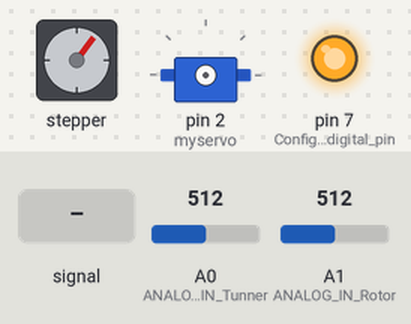
Bench run of a sketch on a simulated Arduino Nano, built with avr-gcc and run on an emulated ATmega328P. Parts: stepper motor, servo, output pins drawn as LEDs (lit = HIGH). The inputs (shaded band) are chosen by the test bench; at power-on: A1 (ANALOG_IN_Rotor) = 512, A0 (ANALOG_IN_Tunner) = 512. Stepper angles assume 4096 steps per turn; what the sketch prints to the serial monitor is not drawn.

Above: at 1.2 s.
1.3 s: A1 (ANALOG_IN_Rotor) fed a 2 Hz sine of ±306 counts around its level
4.3 s: A1 (ANALOG_IN_Rotor) set to 716
6.2 s: A0 (ANALOG_IN_Tunner) set to 716
At 8.8 s:
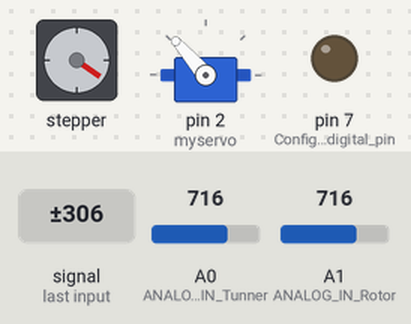
9.2 s: A0 (ANALOG_IN_Tunner) set to 900
At 10.4 s:
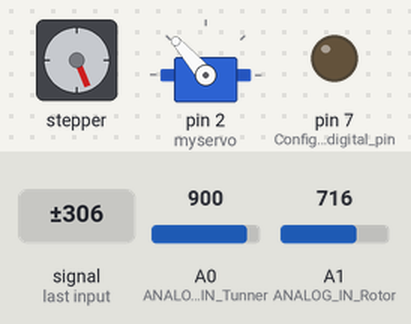
11.4 s: A1 (ANALOG_IN_Rotor) set to 900
At 12.6 s:
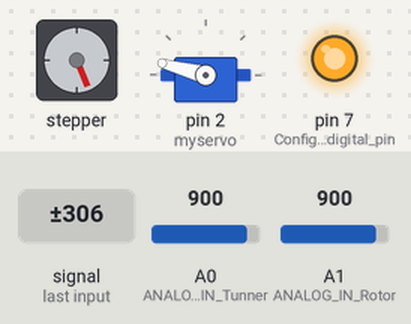
13.3 s: A0 (ANALOG_IN_Tunner) set to 511
At 15.5 s:
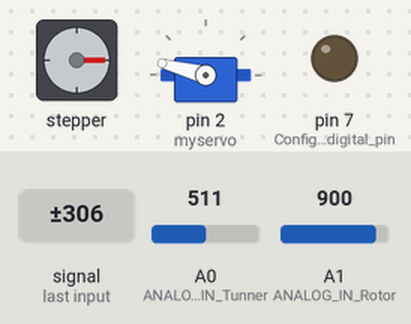
Timing chart, 0 to 17.0 s (numbered marks = the images above; inputs shaded):
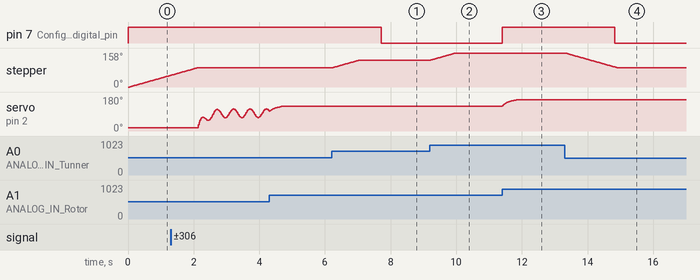

Measured:
- after the input at 6.2 s, stepper: turns 36° clockwise in 0.81 s, starting at once
- after the input at 9.2 s, stepper: turns 33° clockwise in 0.74 s, starting at once
- after the input at 11.4 s, pin 7 (Configure_the_digital_pin): LOW → HIGH at once; servo on pin 2 (myservo): moves from 131° to 165° over 0.43 s, starting at once
- after the input at 13.3 s, stepper: turns 69° counter-clockwise in 1.6 s, starting at once

The sketch:

SteepMottor_AntennaRotor_V3.1.ino
```cpp
// 10 Feb 2024
// Arduino Nano -- Processor -> Atmeha328P (OldBootloader)
//This version uses a servor in the Rotor, instead of a step motor.

#include <AccelStepper.h>
#include <Servo.h>


#define HALFSTEP 8
#define ANALOG_IN_Tunner A0
#define ANALOG_IN_Rotor A1

//const byte interruptPin = 3;

int Tunner_Position = 0;
float average_tunner = 0;
int analog_Tunner = 0;
bool flag_Tunner = 0;

long StartTime = 0;
int Rotor_Position = 0;
int last_Rotor_Position = 0;
float average_rotor = 0;
int Analog_Reading = 0;

// NOTE: The sequence 1-3-2-4 is required for proper sequencing of 28BYJ-48
AccelStepper stepper_tunner(HALFSTEP, 11, 9, 10, 8); // (HALFSTEP, 8, 10, 9, 11) - Inverted the tuner movement
Servo myservo;  // create servo object to control a servo

//int endPoint = -4000;                 // Move this many steps; approx 90 degrees angle turn
//volatile boolean stopNow = false;    // flag for Interrupt Service routine
//boolean homed = false;               // flag to indicate when motor is homed

void setup()
{
    pinMode(7, OUTPUT);                       // Configure the digital pin 7 to enable or disble the Step Mottor Driver and reduce the current drain
    digitalWrite(7, HIGH);                    // Step Mottor Driver enabled
    //pinMode(interruptPin, INPUT_PULLUP);
    //attachInterrupt(digitalPinToInterrupt(interruptPin), intService, CHANGE);
    //attachInterrupt(0, intService, CHANGE);  // Enable interrupt 0 (Pin2), switch pulled low
    Serial.begin(57600);

    stepper_tunner.setMaxSpeed(1500);
    stepper_tunner.setAcceleration(800);
    stepper_tunner.setSpeed(500);
    Tunner_Position = analogRead (ANALOG_IN_Tunner);

    StartTime = millis(); //start the timer
    //Analog_Reading = 0;
    //myservo.write(0);
}

void loop()
{
  Tunner_Position = analogRead (ANALOG_IN_Tunner);
  average_tunner += 0.05 * (Tunner_Position - average_tunner); // one pole digital filter, about 20Hz cutoff
  analog_Tunner = (average_tunner);
  flag_Tunner = Move_tunner(analog_Tunner);
  Serial.println(flag_Tunner);
  if (flag_Tunner != true){
    Rotor_Position = analogRead (ANALOG_IN_Rotor);
    int average = 0;
    for (int i=0; i < 20; i++) {
      average = average + analogRead(ANALOG_IN_Rotor);
    }
    average = average/10;
    Analog_Reading += 0.12 * (Rotor_Position - Analog_Reading); // This Smoothg out the servo moviment
    Rotor_Position = map(Analog_Reading, 0, 1023 , 0, 190);
    if (last_Rotor_Position != Rotor_Position){
      //Serial.print("Rotor Position  = ");
      //Serial.println(Rotor_Position);
      digitalWrite(7, HIGH);
      StartTime = millis();
      myservo.write(Rotor_Position);
      myservo.attach(2);  // attaches the servo on pin D2 to the servo object
      last_Rotor_Position = Rotor_Position;
      delay(20);
    }
  }

  if((millis()-StartTime) >= 3000) { //The larger this number the better. Multiple serial.println interferes with the stepper motor
    digitalWrite(7, LOW);
    //Serial.println(myservo.read());
    StartTime = millis();
  }
}

bool Move_tunner(int TunnerPosition){
  stepper_tunner.setSpeed(600);
  stepper_tunner.moveTo(TunnerPosition * 2);
  stepper_tunner.runSpeedToPosition();
  return (stepper_tunner.distanceToGo());
}

//
// Interrupt service routine for INT 0
//
//void intService()  //Interrupt Services
//{
  //stopNow = true; // Set flag to show Interrupt recognised and then stop the motor
  //if(homed)
  //{
     //stepper_rotor.stop();
     //stepper_rotor.setCurrentPosition(0);
     //stepper_rotor.move(-200);
//     Serial.print("!!!Interrupted!!!");
//     flag_Limit = 1;
  //}
//}


//----------------------


// #include <Servo.h>

// Servo myservo;  // create servo object to control a servo

// int ANALOG_IN_Rotor = A1;  // analog pin used to connect the potentiometer
// int Read_Val = 0;    // variable to read the value from the analog pin
// int val = 0;    // variable to read the value from the analog pin

// void setup() {
//   Serial.begin(57600);
//   myservo.attach(2);  // attaches the servo on pin 9 to the servo object
//   pinMode(7, OUTPUT);                       // Configure the digital pin 7 to enable or disble the Step Mottor Driver and reduce the current drain
//   digitalWrite(7, HIGH);
// }

// void loop() {
//   Read_Val = analogRead(ANALOG_IN_Rotor);            // reads the value of the potentiometer (value between 0 and 1023)
//   val = map(Read_Val, 0, 1023, 0, 180);     // scale it to use it with the servo (value between 0 and 180)
//   //Serial.print("Rotor Position  = ");
//   //Serial.println(Read_Val);
//   myservo.write(val);                  // sets the servo position according to the scaled value
//   //myservo.read();
//   delay(15);                           // waits for the servo to get there
// }
```
